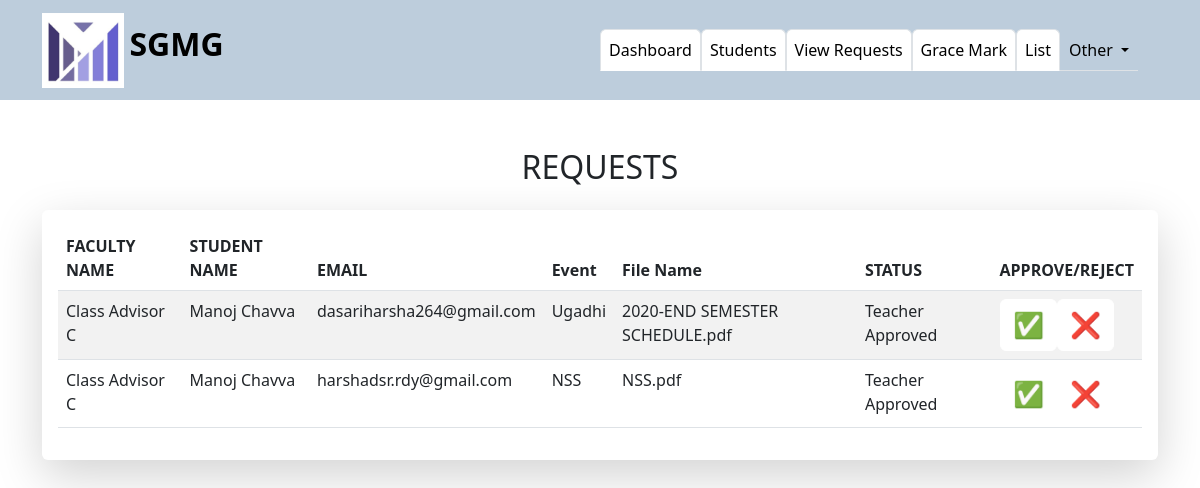
/Admin/admin_stud_request.php, run on the app's committed database.
### tables this page shows
CREATE TABLE `upload_docs` (
  `id` int(3) NOT NULL,
  `roll_num` varchar(50) NOT NULL,
  `name` varchar(100) NOT NULL,
  `email` varchar(100) NOT NULL,
  `ph_no` varchar(30) NOT NULL,
  `branch` varchar(20) NOT NULL,
  `batch` varchar(20) NOT NULL,
  `event_name` varchar(50) NOT NULL,
  `filename` varchar(100) NOT NULL,
  `app_rej` varchar(30) NOT NULL DEFAULT 'N/A',
  `teacher_name` varchar(30) NOT NULL
);

### Admin/admin_stud_request.php (the view, shortened to what this page needs)
<?php
    $db_host = "localhost";
    $db_user = "root";
    $db_pw = "";
    $db_name = "grace_marks";
    $conn = mysqli_connect($db_host, $db_user, $db_pw, $db_name);
    $sql = "SELECT `teacher_name`,`name`, `email`, `event_name`,`filename`,`app_rej` FROM upload_docs  where app_rej='Teacher Approved'";
    $result = mysqli_query($conn, $sql);
    $sql11 = "SELECT id FROM `upload_docs` where app_rej='Teacher Approved';";
    $result11 = mysqli_query($conn, $sql11);
    $data2 = array();
    if ($result11->num_rows > 0) {
        while ($row2 = $result11->fetch_assoc()) {
            $data2[] = $row2['id'];
        }
    }
?>
<!doctype html>
<html lang="en">
  <head>
    <link href="https://cdn.jsdelivr.net/npm/bootstrap@5.3.0-alpha3/dist/css/bootstrap.min.css" rel="stylesheet">
  </head>
  <body>
    <nav class="navbar navbar-expand-lg">
        <div class="container-fluid">
          <a class="navbar-brand" href="#"><img src="SGMG_Logo.jpg" style="height: 75px; padding-left: 30px;" > <b style="font-size: xx-large;">SGMG</b></a>
          <div class="collapse navbar-collapse" id="navbarNavAltMarkup">
            <div class="navbar-nav ms-auto" style="padding-right: 50px;">
                <ul class="nav justify-content-end nav-tabs">
                    <li class="nav-item">
                      <a class="nav-link active" aria-current="page" href="admin_dashboard.php">Dashboard</a>
                    </li>
                    <li class="nav-item">
                        <a class="nav-link active" aria-current="page" href="#">Students</a>
                    </li>
                    <li class="nav-item dropdown">
                        <a class="nav-link active" aria-current="page" role="button" data-bs-toggle="dropdown" aria-expanded="false" style="color: black;">View Requests</a>
                    </li>
                    <li class="nav-item">
                        <a class="nav-link active" aria-current="page" href="calci1.php">Grace Mark</a>
                    </li>
                    <li class="nav-item">
                        <a class="nav-link active" aria-current="page" href="edit_gmark_list.php">List</a>
                    </li>
                    <li class="nav-item dropdown">
                        <a class="nav-link dropdown-toggle" href="#" role="button" data-bs-toggle="dropdown" aria-expanded="false" style="color: black;">
                          Other
                        </a>
                    </li>
                  </ul>
            </div>
          </div>
        </div>
    </nav>
    <div class="container mt-5">
        <div class="row">
          <div class="col-md-12">
            <h2 class="text-center mb-4">REQUESTS</h2>
            <div class="shadow-lg p-3 mb-5 bg-white rounded">
              <table class="table table-striped table-hover">
                <thead>
                  <tr>
                    <th>FACULTY NAME</th>
                    <th>STUDENT NAME</th>
                    <th>EMAIL</th>
                    <th>Event</th>
                    <th>File Name</th>
                    <th>STATUS</th>
                    <th>APPROVE/REJECT</th>
                   </tr>
                </thead>
                <tbody>
                <?php
                      $i=0;
                      if (mysqli_num_rows($result) > 0) {
                        while ($row = mysqli_fetch_assoc($result)) {
                          echo "<tr>";
                          foreach ($row as $value) {
                            echo "<td>" . $value . "</td>";
                          }
                          echo "
                          <td d-flex flex-row>
                          <div d-flex flex-row>
                          <table>
                          <tr>
                            <form action='#' method='POST'>
                              <input type='hidden' name='val' value='".$data2[$i]."'>
                              <input type='hidden' name='list1' value='Grace Mark Awarded'>
                              <button type='submit' class='btn btn-tick' id='yes' onclick='alert('Successfully accepted request')''>&#9989</button>
                            </form>
                            <form action='#' method='POST'>
                              <input type='hidden' name='val' value='".$data2[$i]."'>
                              <input type='hidden' name='list1' value='Rejected'>
                              <button type='submit' class='btn btn-tick' id='no' onclick='alert('Successfully rejected request')''>&#10060</button>
                            </form>
                            </tr>
                            </table>
                            </div>
                          </td>";
                          echo "</tr>";
                          $i++;
                        }
                      } else {
                        echo "No data found";
                      }
                  ?>
                    </tbody>
               </table>
            </div>
          </div>
        </div>
    </div>
  </body>
</html>

### Admin/admin_stud_request.php (style rules this page uses)
.navbar { height: 100px; background-color: #bdcddc; }
.navbar-brand { color: black; font-weight: bold; text-decoration: none; }
.btn-tick { background-color: white; border-color: white; font-size: 25px; }

### data on the page
upload_docs: teacher_name "Class Advisor C", name "Manoj Chavva", email "dasariharsha264@gmail.com", event_name "Ugadhi", filename "2020-END SEMESTER SCHEDULE.pdf", app_rej "Teacher Approved"
upload_docs: teacher_name "Class Advisor C", name "Manoj Chavva", email "harshadsr.rdy@gmail.com", event_name "NSS", filename "NSS.pdf", app_rej "Teacher Approved"
